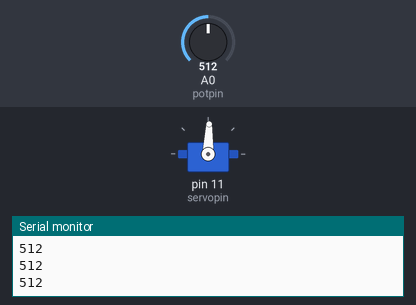
Simulated run of this sketch. Board: Arduino Uno, built with avr-gcc and run on an emulated ATmega328P. On the bench: servo, the last lines printed to the serial monitor. Inputs (shaded band) come from the test bench; at power-on: A0 (potpin) = 512.

Above: at 1.2 s.
1.3 s: A0 (potpin) set to 716
At 2.2 s:
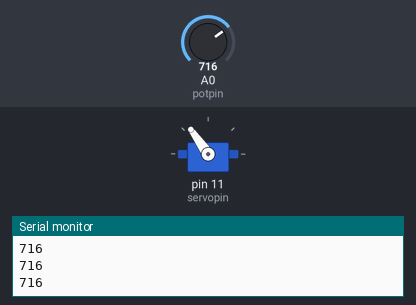
2.8 s: A0 (potpin) set to 900
At 3.5 s:
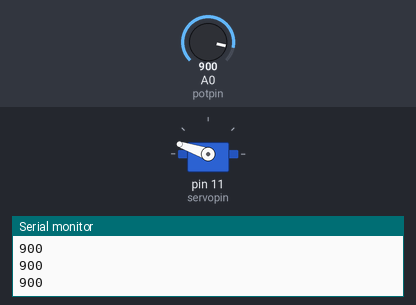
4.3 s: A0 (potpin) set to 1023
At 4.6 s:
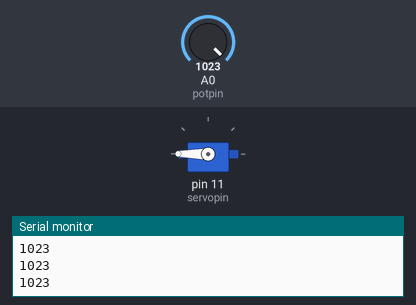
5.8 s: A0 (potpin) set to 306
At 7.0 s:
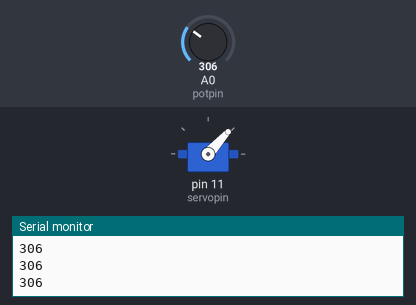
7.3 s: A0 (potpin) set to 122
At 8.1 s:
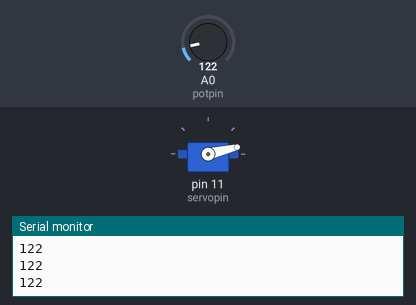
Timing chart, 0 to 9.8 s (numbered marks = the images above; inputs shaded):
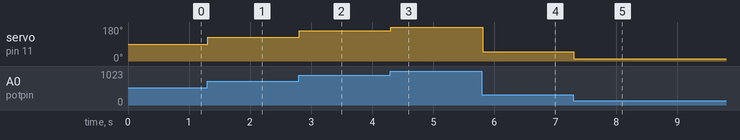

The sketch:

HXT900_Servo_PWM_Function.ino
```cpp
#include <Servo.h>

Servo servo;
const int potpin = 0;
const int servopin = 11;

void setup () {
  Serial.begin(9600);
  servo.attach(servopin);
}

void loop () {
  int potVal = analogRead(potpin);
  Serial.println(potVal);

  int servoVal = map(potVal, 0, 1024, 0, 180);
  //servoVal = constrain(servoVal, 10, 170);

  writeServo(servoVal);
  //Serial.println(servoVal);
}


// HXT 900 PWM range is between 450 and 2450
void writeServo (int deg) {
    int msVal = map(deg, 0, 180, 450, 2450);
    servo.writeMicroseconds(msVal);
}
```

Measured:
- after the input at 1.3 s, servo on pin 11 (servopin): 88° → 125° at once
- after the input at 2.8 s, servo on pin 11 (servopin): 125° → 161° at once
- after the input at 4.3 s, servo on pin 11 (servopin): 161° → 180° at once
- after the input at 5.8 s, servo on pin 11 (servopin): 180° → 48° at once
- after the input at 7.3 s, servo on pin 11 (servopin): 48° → 13° at once
